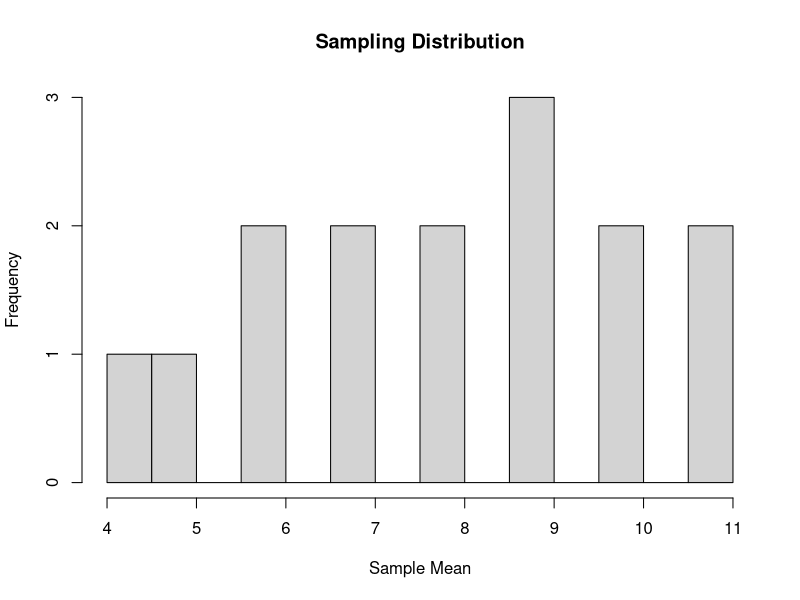
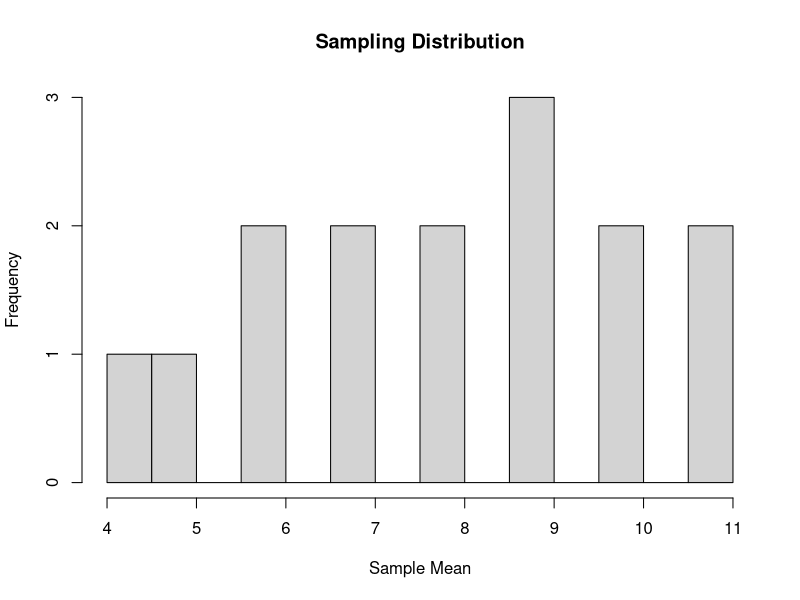
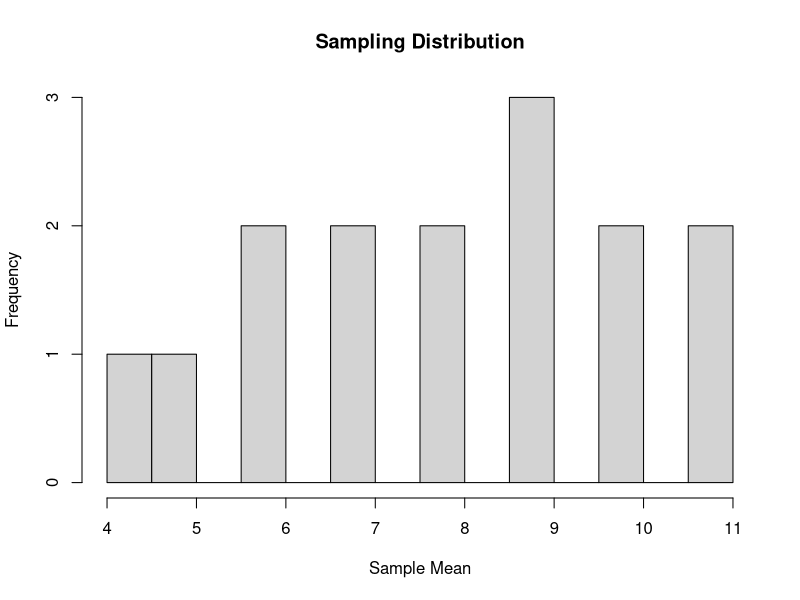
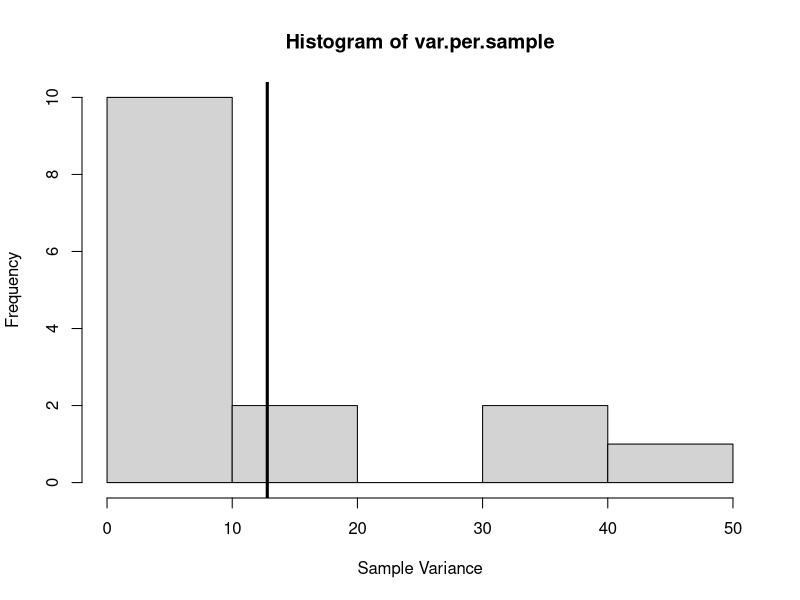
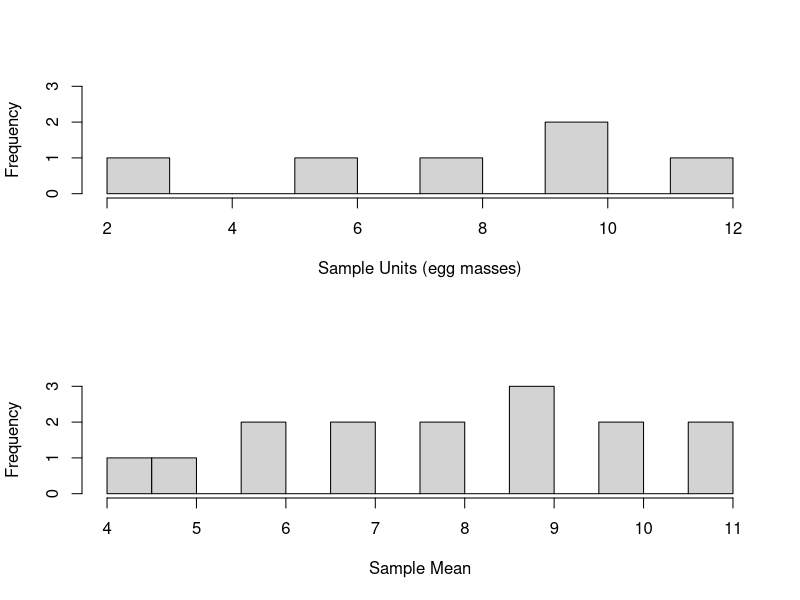
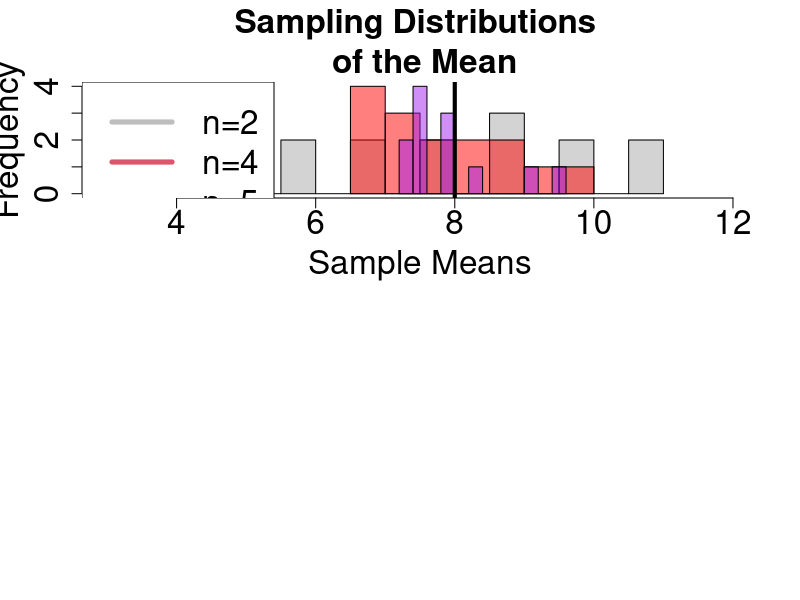
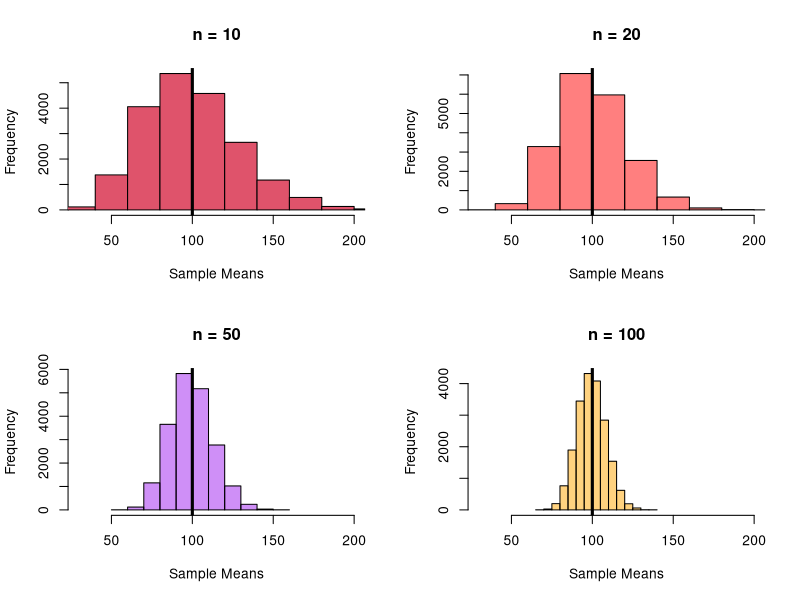
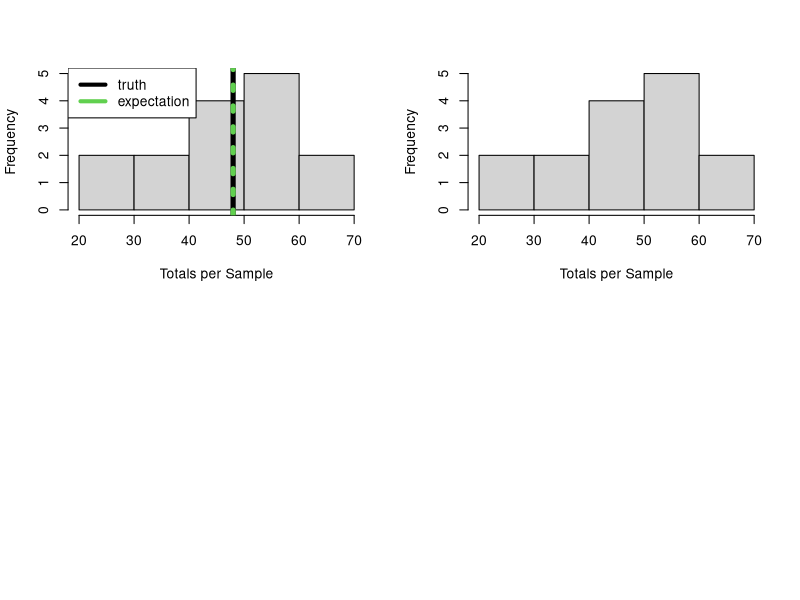

Write R code to recreate these figures, in order. (Note: this script raises an error after producing the figures.)
## ---- chunk 1
library(tidyverse)
library(kableExtra)
library(magrittr)
library(knitr)
## ---- chunk 2
ponds = data.frame(matrix(nrow=6,ncol=2))
colnames(ponds)=c("Pond","egg.mass")

ponds$Pond=LETTERS[1:6]
ponds$egg.mass = c(2,6,8,10,10,12)

ponds %>% 
  kable(table.attr = 'data-quarto-disable-processing="true"') %>% 
  kableExtra::kable_styling(bootstrap_options = c("striped"), full_width = FALSE,font_size = 30)

## ---- chunk 3
mu = mean(ponds$egg.mass)
## ---- chunk 4
choose(6,2)
## ---- chunk 5
utils::combn(LETTERS[1:6],2)
## ---- chunk 6
ponds.letters=t(utils::combn(LETTERS[1:6],2))
ponds.numbers=utils::combn(1:6,2)

ponds.all=data.frame(cbind(matrix(1:15,ncol=1),ponds.letters,matrix(ponds$egg.mass[ponds.numbers],ncol=2,byrow = TRUE)))
colnames(ponds.all)=c("Sample.Number","First Pond","Second Pond","First Value","Second Value")

ponds.all %>% 
  kable(table.attr = 'data-quarto-disable-processing="true"') %>% 
  kableExtra::kable_styling(bootstrap_options = c("striped"), full_width = FALSE,font_size = 20)

## ---- chunk 7
sample(LETTERS[1:6],2)
## ---- chunk 8
sample(LETTERS[1:6],2)
## ---- chunk 9
sample(LETTERS[1:6],2)
## ---- chunk 10
#library(kableExtra)
#library(tidyr)
ponds.all$Sample.Mean = apply(matrix(ponds$egg.mass[ponds.numbers],ncol=2,byrow = TRUE),1,mean)

ponds.all$Absolute.Deviation = abs(ponds.all$Sample.Mean-8)

#knitr::kable(ponds.all)


ponds.all %>% 
  kable(table.attr = 'data-quarto-disable-processing="true"') %>% 
  kableExtra::kable_styling(bootstrap_options = c("striped"), full_width = FALSE,font_size = 20)

## ---- chunk 11
ponds.simple = data.frame(Sample.Number = ponds.all$Sample.Number,
                          Sample.Mean = ponds.all$Sample.Mean,
                          Deviance.Truth = ponds.all$Sample.Mean-8
                          )
ponds.simple %>% 
  kable(table.attr = 'data-quarto-disable-processing="true"') %>% 
  kableExtra::kable_styling(bootstrap_options = c("striped"), full_width = FALSE,font_size = 20)

## ---- chunk 12
#result above
mean(ponds.simple$Sample.Mean)
## ---- chunk 13
#result above
sum(ponds.simple$Deviance.Truth)
## ---- chunk 14
temp=data.frame(table(ponds.simple$Sample.Mean))
colnames(temp)=c("Sample.Mean","Frequency")
temp$Relative.Freq= temp$Frequency/sum(temp$Frequency)
temp$Mean.times.Rel.Freq= as.numeric(as.character(temp$Sample.Mean))*temp$Relative.Freq

temp$Sample.Mean=as.character(temp$Sample.Mean)
temp[9,]=c("Sum","15","1","8")

temp$Relative.Freq = as.numeric(temp$Relative.Freq)
temp$Mean.times.Rel.Freq = as.numeric(temp$Mean.times.Rel.Freq)
temp %>% 
  kable(table.attr = 'data-quarto-disable-processing="true"',
        digits = 3) %>% 
  kableExtra::kable_styling(bootstrap_options = c("striped"), full_width = FALSE,font_size = 30)

# temp2=data.frame("SUM",sum(as.numeric(temp$Frequency[1:8])),sum(as.numeric(temp$Relative.Freq[1:8])),sum(as.numeric(temp$Mean.times.Rel.Freq[1:8])))
# colnames(temp2)=NULL
# 
# temp2 %>% 
#   kable(table.attr = 'data-quarto-disable-processing="true"') %>% 
#   kableExtra::kable_styling(bootstrap_options = c("striped"), full_width = FALSE,font_size = 40)

## ---- chunk 15
temp=data.frame(table(ponds.simple$Sample.Mean))
colnames(temp)=c("Sample.Mean","Frequency")
temp$Relative.Freq= temp$Frequency/sum(temp$Frequency)
temp$Mean.times.Rel.Freq= as.numeric(as.character(temp$Sample.Mean))*temp$Relative.Freq

hist(ponds.simple$Sample.Mean,freq=TRUE,breaks=10,
     main="Sampling Distribution",
     xlab="Sample Mean")

## ---- chunk 16
hist(ponds.simple$Sample.Mean,freq=TRUE,breaks=10,
     main="Sampling Distribution",
     xlab="Sample Mean")

## ---- chunk 17
hist(ponds.simple$Sample.Mean,freq=TRUE,breaks=10,
     main="Sampling Distribution",
     xlab="Sample Mean")
## ---- chunk 18
ponds.simple %>% 
  kable(table.attr = 'data-quarto-disable-processing="true"') %>% 
  kableExtra::kable_styling(bootstrap_options = c("striped"), full_width = FALSE,font_size = 20)
## ---- chunk 19
var(ponds.simple$Sample.Mean)
## ---- chunk 20
(1/(6-1))*sum((ponds$egg.mass-8)^2)
## ---- chunk 21
var.per.sample = apply(
                       cbind(ponds.all$`First Value`,ponds.all$`Second Value`),
                       1,
                       var
                       )
# Expected value of population variance
  mean(var.per.sample)
## ---- chunk 22
#variance for sample mean
N=6
mean ( (N-2)/N * var.per.sample/2 )

## ---- chunk 23
 hist(var.per.sample,xlab="Sample Variance")
 abline(v=mean(var.per.sample),lwd=3)
## ---- chunk 24
par(mfrow=c(2,1))
hist(ponds$egg.mass,freq=TRUE,breaks=10,
     main="",
     xlab="Sample Units (egg masses)",ylim=c(0,3))
hist(ponds.simple$Sample.Mean,freq=TRUE,breaks=10,
     main="",
     xlab="Sample Mean",ylim=c(0,3))
## ---- chunk 25
#sampling distribution of n=4
  ponds.numbers2=t(utils::combn(1:6,4))
  ponds.all2=matrix(ponds$egg.mass[c(ponds.numbers2)],ncol=4,byrow = FALSE)

  ponds.numbers3=t(utils::combn(1:6,6))
  ponds.all3=matrix(ponds$egg.mass[c(ponds.numbers2)],ncol=5,byrow = FALSE)

  
#expected variance of sampling distributiuon

hist(ponds.simple$Sample.Mean,breaks=10,xlim=c(3,12),ylim=c(0,4),xlab="Sample Means",main="Sampling Distributions \n of the Mean",cex = 2,cex.axis=2,cex.lab=2,cex.main=2)
hist(apply(ponds.all2,1,mean),add=TRUE,col=grDevices::adjustcolor("red",alpha.f = 0.5)  ,breaks=10,cex = 2,cex.axis=2,cex.lab=2)
hist(apply(ponds.all3,1,mean),add=TRUE,col=grDevices::adjustcolor("purple",alpha.f = 0.5)  ,breaks=10,cex = 2,cex.axis=2,cex.lab=2)
legend("topleft",legend=c("n=2","n=4","n=5"),col=c("grey",2,"purple"),lwd=5,cex = 2)
abline(v=8,lty=1,col=1,lwd=4)
## ---- chunk 26
 sample.mean.fn = function(target,n){
                                     mean(
                                         sample(target,n)
                                          )
                                     }

#z = rnorm(100,100,10)

set.seed(34234)
z=(rgamma(1000,1,0.01))

#random sample many means n= 10
n = 10
  mu.hat1 = replicate(20000,
                     sample.mean.fn(z,n)
                     )
n = 20  
  mu.hat2 = replicate(20000,
                     sample.mean.fn(z,n)
                     )
n = 50  
  mu.hat3 = replicate(20000,
                     sample.mean.fn(z,n)
                     )
n = 100    
  mu.hat4 = replicate(20000,
                     sample.mean.fn(z,n)
                     )
  
  
par(mfrow=c(2,2))
hist(mu.hat1,col=2,breaks=10,freq = TRUE,xlab="Sample Means",main="n = 10",xlim=c(30,200))
abline(v=100,col=1,lwd=3)
hist(mu.hat2,col=grDevices::adjustcolor("red",alpha.f = 0.5),add=FALSE,breaks=10,freq = TRUE,xlab="Sample Means",main="n = 20",xlim=c(30,200))
abline(v=100,col=1,lwd=3)
hist(mu.hat3,col=grDevices::adjustcolor("purple",alpha.f = 0.5),add=FALSE,breaks=10,freq = TRUE,xlab="Sample Means",main="n = 50",xlim=c(30,200))
abline(v=100,col=1,lwd=3)
hist(mu.hat4,col=grDevices::adjustcolor("orange",alpha.f = 0.5),add=FALSE,breaks=20,freq = TRUE,xlab="Sample Means",main="n = 100",xlim=c(30,200))
abline(v=100,col=1,lwd=3)
## ---- chunk 27
tau.est = ponds.simple$Sample.Mean * 6
hist(tau.est,main="",xlab="Totals per Sample")
abline(v=sum(ponds$egg.mass),lwd=5,col=1,lty=1)
abline(v=mean(ponds.simple$Sample.Mean) * 6,lwd=5,lty=3,col=3)
legend("topleft",col=c(1,3),legend=c("truth","expectation"),lwd=4)

## ---- chunk 28
hist(ponds.simple$Sample.Mean * 6,main="",xlab="Totals per Sample")
## ---- chunk 29
length(which( tau.est <=  2*48))/length(tau.est)
## ---- chunk 30
#Output code into R file
knitr::purl(input="../FW552/SRS.qmd",output="../FW552/SRS.r")
